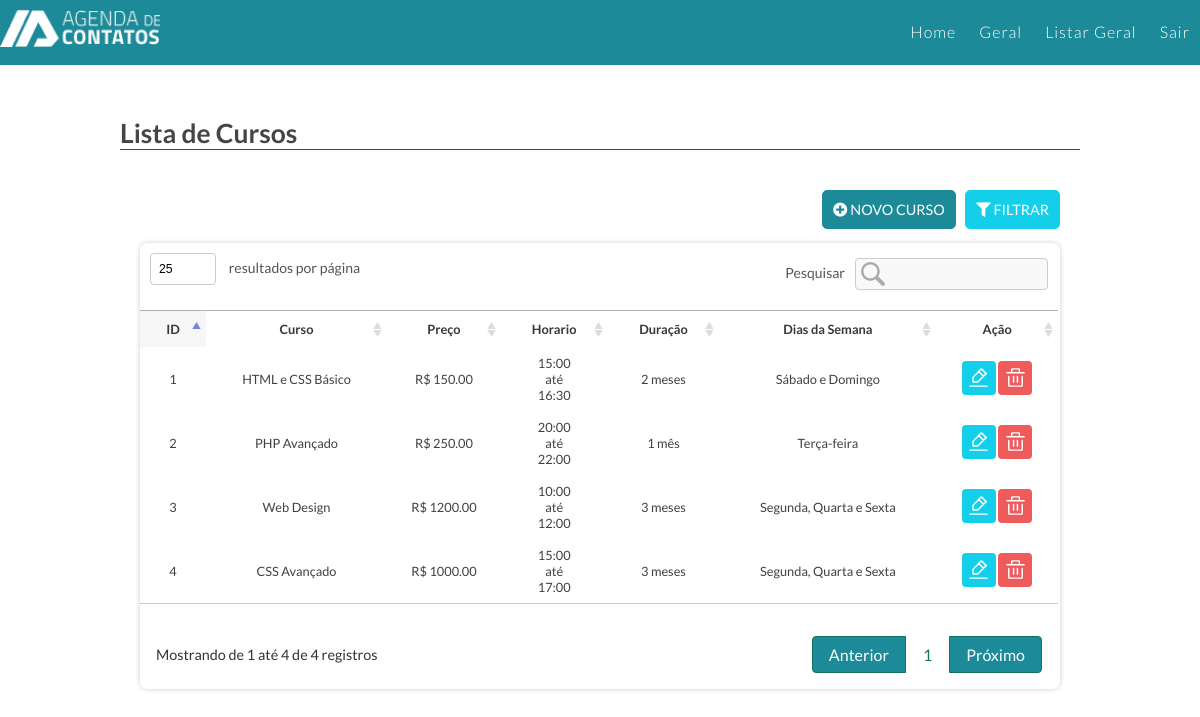
Screenshot of /curso with the database file from the repository.
### tables this page shows
CREATE TABLE `tblcurso` (
  `idcurso` int(11) NOT NULL,
  `curso` varchar(100) NOT NULL,
  `preco` float(10,2) NOT NULL,
  `horainicio` varchar(5) NOT NULL,
  `horafim` varchar(5) NOT NULL,
  `duracao` varchar(45) NOT NULL,
  `dias` varchar(45) NOT NULL
);

### app/core/Controller.php (called while the page is built, shortened)
<?php
class Controller{
     public function load($viewName, $viewData=array()){
       extract($viewData);
       include "app/views/" . $viewName .".php";
   }
}

### app/controllers/CursoController.php (called while the page is built, shortened)
<?php
class CursoController extends Controller{
    public function index(){
        $objCurso = new Curso();
        $dados["lista"] = $objCurso -> lista();
        $dados["view"] = "Curso/index";
        $this -> load("template", $dados);
    }
}

### app/core/Core.php (called while the page is built, shortened)
<?php
class Core{
    private $parametros = array();
    public function run(){
       $c = new $controllerCorrente;
       call_user_func_array(array($c, $this->getMetodo()), $this->getParametros());
    }
    public function getMetodo() {
        return METODO_PADRAO;
    }
    public function getParametros() {
        return $this->parametros;
    }
}

### index.php (called while the page is built, shortened)
<?php
require 'app/core/Core.php';
$core = new Core;
$core -> run();

### app/core/Model.php (called while the page is built, shortened)
<?php
abstract class Model{
    public function __construct() {
		 $opcoes = array(
                \PDO::ATTR_ERRMODE => \PDO::ERRMODE_EXCEPTION,
                \PDO::MYSQL_ATTR_INIT_COMMAND =>"Set NAMES utf8"
        );
        $this->db = new \PDO("mysql:dbname=".BANCO.";host=".SERVIDOR,USUARIO,SENHA, $opcoes);
    }
}

### app/models/Curso.php (called while the page is built, shortened)
<?php
class Curso extends Model{
    public function lista(){
        $sql = "SELECT * FROM tblcurso";
        $qry = $this -> db -> query($sql);
        return $qry -> fetchAll(\PDO::FETCH_OBJ);
    }
}

### app/views/curso/index.php (the view, shortened to what this page needs)
<section class="caixa mt-4">
				<div class="titulo h5 mb-0"> <h2>Lista de Cursos</h2></div>
				<div class="base-lista">
					<div>
						<div class="text-end d-flex">
							<a href="<?php echo URL_BASE."curso/create" ?>" class="btn btn-verde d-inline-block mb-2 mx-1"><i class="fas fa fa-plus-circle" aria-hidden="true"></i> Novo Curso</a>
							<a href="" class="btn btn-azul d-inline-block mb-2 filtro"><i class="fas fa fa-filter" aria-hidden="true"></i> Filtrar</a>
						</div>
					</div>
				<div class="tabela-responsiva tabela">
					<table width="100%" border="0" cellspacing="0" cellpadding="0" id="dataTable">
						<thead>
						  <tr>
						  <th align="center">ID</th>
							<th align="center">Curso</th>
							<th align="center">Preço</th>
							<th align="center">Horario</th>
							<th align="center">Duração</th>
							<th align="center">Dias da Semana</th>
							<th align="center">Ação</th>
						  </tr>
						</thead>
						<tbody>
							<?php  foreach($lista as $curso) { ?>
							<tr>
								<td align="center"><?php echo $curso->idcurso; ?></td>
								<td align="center"><?php echo $curso->curso; ?></td>
								<td align="center">
									R$ <?php echo $curso->preco; ?>
								</td>
								<td align="center">
									<?php echo $curso->horainicio; ?>
									<p>até</p>
									<?php echo $curso->horafim ?>
							    </td>
								<td align="center"><?php echo $curso->duracao; ?></td>
								<td align="center"><?php echo $curso->dias; ?></td>
								<td align="center">
									<a href="<?php echo URL_BASE."curso/edit/".$curso->idcurso; ?>" class="btn btn-editar" title="Editar"></a>
									<a href="<?php echo URL_BASE."curso/excluir/".$curso->idcurso; ?>" class="btn btn-exlcuir" title="excluir"></a>
								</td>
							</tr>
							<?php } ?>
						</tbody>
					</table>
					</div>
					</div>
				</div>

### app/views/template.php (shortened to what this page needs)
<!doctype html>
<html language="pt-br">
		<link rel="stylesheet" href="<?php echo URL_BASE ?>/assets/js/datatables/css/jquery.dataTables.min.css">
		<link rel="stylesheet" href="<?php echo URL_BASE ?>/assets/js/datatables/css/responsive.dataTables.min.css">
		<link rel="stylesheet" href="<?php echo URL_BASE ?>/assets/js/datatables/css/style_dataTable.css">
		<link rel="stylesheet" type="text/css" href="<?php echo URL_BASE ?>/assets/css/auxiliar.css">
		<link rel="stylesheet" href="<?php echo URL_BASE ?>/assets/css/grade.css">
		<link rel="stylesheet" href="<?php echo URL_BASE ?>/assets/css/style.css">
		 <link rel="stylesheet" href="https://use.fontawesome.com/releases/v5.6.3/css/all.css">
	<body>
    <?php include_once "cabecalho.php"; ?>
	<div class="conteudo">
         <?php $this->load($view,$viewData) ?>
	</body>
</html>

### app/views/cabecalho.php (shortened to what this page needs)
<header class="topo">
			<div>
				<a href="index.html" class="logo"><img src="<?php echo URL_BASE ?>/assets/img/logo.png"></a>
				<nav class="menu">
					<ul>
						<li><a href="<?php echo URL_BASE ?>">Home</a></li>
						<li>
						<a href="<?php echo URL_BASE."curso/create" ?>">Geral</a>
						</li>
						<li><a href="<?php echo URL_BASE."curso"?>">Listar Geral</a></li>
						<li><a href="">Sair</a></li>
					</ul>
				</nav>
			</div>
		</header>

### assets/js/datatables/css/style_dataTable.css (style rules this page uses)
table.dataTable thead th, table.dataTable tfoot th { text-align: center;border-bottom: 1px solid #b0b0b0;border-top: 1px solid #b0b0b0; color: #393737; font-size: .8rem; }
table.dataTable thead .sorting,table.dataTable thead .sorting_asc { font-size:.8rem; }
table.dataTable tbody th, table.dataTable tbody td { padding: 8px 10px; font-size:.8rem }
table.dataTable tbody tr { background:#fff }
table.dataTable tbody tr:nth-of-type(2n+0) { background:#eee }
table.dataTable tbody tr.odd>.sorting_1 { background-color: #eeeeee73!important; }
table.dataTable thead .sorting_asc { background-color: #f1f1f1!important; }
table.dataTable tbody th .btn, table.dataTable tbody td .btn { padding: 6px 7px!important; font-size: .7rem!important; border-radius: 4px!important; }
table.dataTable thead .sorting { background-image: url(../images/sort_both.png)!important; }

### assets/css/auxiliar.css (style rules this page uses)
a { text-decoration:none }
.d-inline-block { display:inline-block!important; }
.d-flex { display:flex!important; }
.mt-4,.my-4 { margin-top:2rem!important; }
.mb-2,.my-2 { margin-bottom:.9rem!important; }
.mb-0,.my-0 { margin-bottom:0!important; }
.ml-1,.mx-1 { margin-left:.6rem!important; }
.mr-1,.mx-1 { margin-right:.6rem!important; }
.h5 { font-size:1.1rem!important;margin-bottom:20px;display:block }
.text-end { justify-content: flex-end!important; }
.btn { display: block; padding: 10px; border:0; border-radius: 5px; color: #fff; text-align: center; text-transform: uppercase; text-decoration: none; background:#41d07b!important; transition:all .4s; font-size: .9rem!important; }
.btn-verde { background:#1D8A99!important; border: solid 1px #1D8A99!important; }
.btn-azul { background:#14CFE9!important; border: solid 1px #14CFE9!important; }
.tabela-responsiva { display: block; width: 100%; overflow-x: auto; -webkit-overflow-scrolling: touch; -ms-overflow-style: -ms-autohiding-scrollbar; }
.tabela-responsiva table { width: 100%; max-width: 100%; margin-bottom: 1rem; background-color: transparent; border:0; }
.tabela-responsiva td, .tabela-responsiva th { font-size:.85rem }
.tabela-responsiva td { vertical-align:middle; }
.tabela-responsiva th { background: #ffffff; padding: .9rem .6rem; color: #b5b5b5; }
.tabela-responsiva td { padding: .6rem;color: #404040; }
.tabela-responsiva td .btn { display:inline-block!important; font-size:.6rem!important }
.tabela-responsiva tr:nth-of-type(2n+0) { background:#fff }

### assets/css/grade.css (style rules this page uses)
*,::after,::before { box-sizing:border-box; -webkit-box-sizing:border-box; -moz-box-sizing:border-box; -o-box-sizing:border-box; -ms-box-sizing:border-box; }

### assets/css/style.css (style rules this page uses)
* { padding:0; margin:0; box-sizing:border-box; -webkit-box-sizing:border-box; -moz-box-sizing:border-box; -o-box-sizing:border-box; }
body { font-family: 'Lato', sans-serif; font-size:1em; background: #fff; }
a { text-decoration:none; }
.topo { width:100%; padding:10px 0; height:65px; background: #1D8A99; margin-bottom:20px; }
.topo .logo { width:160px; float:left; }
.topo .logo img { width:100% }
.topo .menu { float:right; margin-left:80px; padding:12px 0; }
.topo .menu ul li { display:inline-block; margin:0 10px; }
.topo .menu ul li a { display:inline-block; color:#fff; font-size:1em; letter-spacing:1px; transition:all .4s linear; font-weight:300 }
.conteudo { width:960px; margin:0 auto; }
.caixa { width:100%; float:left; }
.titulo { display: block; border-bottom: solid 1px #464446; color: #464446; font-size: 1.2em; margin-bottom: 1.5rem; }
.tabela { box-shadow:0 0 5px 0 #ccc; border-radius:8px }
.tabela-responsiva { display: block; width: 100%; overflow-x: auto; -webkit-overflow-scrolling: touch; -ms-overflow-style: -ms-autohiding-scrollbar; }
.tabela .btn.btn-exlcuir { border-radius:40px; background:#EF5B5B url(../img/iconoir_trash.svg) no-repeat center!important; background-size: 68%!important; width: 34px; height: 34px; }
.tabela .btn.btn-editar { border-radius:40px; background:#14CFE9 url(../img/iconoir_edit.svg) no-repeat center!important; background-size: 68%!important; width: 34px; height: 34px; }
.base-lista { width:100%; float:left; padding:20px; margin-top:20px; }
.base-lista .btn { display:inline-block; }
table.dataTable.no-footer { border-bottom: 1px solid #ccc; }
table.dataTable tbody tr:nth-of-type(2n+0) { background: #fff; }
table.dataTable tbody tr.odd>.sorting_1 { background-color: #fff!important; }
table.dataTable thead th, table.dataTable tfoot th { border-bottom: 0; }
table.dataTable thead .sorting_asc { background-color: #f6f6f6!important; }

### rows the page displays
tblcurso: idcurso "1", curso "HTML e CSS Básico", preco "150.00", horainicio "15:00", horafim "16:30", duracao "2 meses", dias "Sábado e Domingo"
tblcurso: idcurso "2", curso "PHP Avançado", preco "250.00", horainicio "20:00", horafim "22:00", duracao "1 mês", dias "Terça-feira"
tblcurso: idcurso "3", curso "Web Design", preco "1200.00", horainicio "10:00", horafim "12:00", duracao "3 meses", dias "Segunda, Quarta e Sexta"
tblcurso: idcurso "4", curso "CSS Avançado", preco "1000.00", horainicio "15:00", horafim "17:00", duracao "3 meses", dias "Segunda, Quarta e Sexta"
